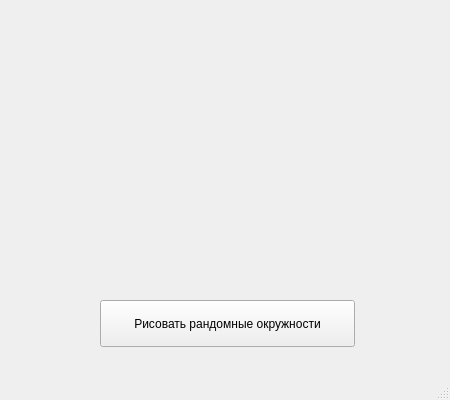
<?xml version="1.0" encoding="UTF-8"?>
<ui version="4.0">
 <class>MainWindow</class>
 <widget class="QMainWindow" name="MainWindow">
  <property name="geometry">
   <rect>
    <x>0</x>
    <y>0</y>
    <width>450</width>
    <height>400</height>
   </rect>
  </property>
  <property name="windowTitle">
   <string>MainWindow</string>
  </property>
  <widget class="QWidget" name="centralwidget">
   <widget class="QPushButton" name="get_circles">
    <property name="geometry">
     <rect>
      <x>100</x>
      <y>300</y>
      <width>255</width>
      <height>47</height>
     </rect>
    </property>
    <property name="text">
     <string>Рисовать рандомные окружности</string>
    </property>
   </widget>
  </widget>
  <widget class="QMenuBar" name="menubar">
   <property name="geometry">
    <rect>
     <x>0</x>
     <y>0</y>
     <width>450</width>
     <height>22</height>
    </rect>
   </property>
  </widget>
  <widget class="QStatusBar" name="statusbar"/>
 </widget>
 <resources/>
 <connections/>
</ui>
